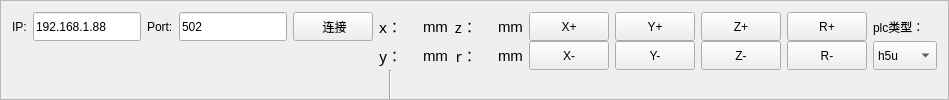
     <widget class="QFrame" name="frame_3">
      <property name="sizePolicy">
       <sizepolicy hsizetype="Expanding" vsizetype="Expanding">
        <horstretch>0</horstretch>
        <verstretch>0</verstretch>
       </sizepolicy>
      </property>
      <property name="frameShape">
       <enum>QFrame::StyledPanel</enum>
      </property>
      <property name="frameShadow">
       <enum>QFrame::Raised</enum>
      </property>
      <layout class="QGridLayout" name="gridLayout_4" rowstretch="0,0,0,0,0,0,0">
       <property name="bottomMargin">
        <number>0</number>
       </property>
       <property name="horizontalSpacing">
        <number>6</number>
       </property>
       <property name="verticalSpacing">
        <number>0</number>
       </property>
       <item row="5" column="8">
        <widget class="QLabel" name="label_11">
         <property name="sizePolicy">
          <sizepolicy hsizetype="Expanding" vsizetype="Expanding">
           <horstretch>0</horstretch>
           <verstretch>0</verstretch>
          </sizepolicy>
         </property>
         <property name="minimumSize">
          <size>
           <width>0</width>
           <height>0</height>
          </size>
         </property>
         <property name="font">
          <font>
           <family>3ds</family>
           <pointsize>11</pointsize>
          </font>
         </property>
         <property name="text">
          <string>r：</string>
         </property>
         <property name="alignment">
          <set>Qt::AlignRight|Qt::AlignTrailing|Qt::AlignVCenter</set>
         </property>
        </widget>
       </item>
       <item row="2" column="11">
        <widget class="QPushButton" name="xAdd_but">
         <property name="sizePolicy">
          <sizepolicy hsizetype="Expanding" vsizetype="Expanding">
           <horstretch>0</horstretch>
           <verstretch>0</verstretch>
          </sizepolicy>
         </property>
         <property name="minimumSize">
          <size>
           <width>0</width>
           <height>0</height>
          </size>
         </property>
         <property name="text">
          <string>X+</string>
         </property>
         <property name="autoRepeat">
          <bool>false</bool>
         </property>
         <property name="autoExclusive">
          <bool>false</bool>
         </property>
        </widget>
       </item>
       <item row="2" column="1">
        <widget class="QLineEdit" name="ip_lin">
         <property name="sizePolicy">
          <sizepolicy hsizetype="Expanding" vsizetype="Expanding">
           <horstretch>0</horstretch>
           <verstretch>0</verstretch>
          </sizepolicy>
         </property>
         <property name="minimumSize">
          <size>
           <width>0</width>
           <height>0</height>
          </size>
         </property>
         <property name="text">
          <string>192.168.1.88</string>
         </property>
        </widget>
       </item>
       <item row="5" column="11">
        <widget class="QPushButton" name="xSub_but">
         <property name="sizePolicy">
          <sizepolicy hsizetype="Expanding" vsizetype="Expanding">
           <horstretch>0</horstretch>
           <verstretch>0</verstretch>
          </sizepolicy>
         </property>
         <property name="minimumSize">
          <size>
           <width>0</width>
           <height>0</height>
          </size>
         </property>
         <property name="text">
          <string>X-</string>
         </property>
         <property name="autoRepeat">
          <bool>false</bool>
         </property>
         <property name="autoExclusive">
          <bool>false</bool>
         </property>
        </widget>
       </item>
       <item row="2" column="2">
        <widget class="QLabel" name="label_2">
         <property name="sizePolicy">
          <sizepolicy hsizetype="Expanding" vsizetype="Expanding">
           <horstretch>0</horstretch>
           <verstretch>0</verstretch>
          </sizepolicy>
         </property>
         <property name="minimumSize">
          <size>
           <width>0</width>
           <height>0</height>
          </size>
         </property>
         <property name="text">
          <string>Port:</string>
         </property>
        </widget>
       </item>
       <item row="5" column="15">
        <widget class="QComboBox" name="plcType_cb">
         <property name="sizePolicy">
          <sizepolicy hsizetype="Expanding" vsizetype="Expanding">
           <horstretch>0</horstretch>
           <verstretch>0</verstretch>
          </sizepolicy>
         </property>
         <property name="minimumSize">
          <size>
           <width>0</width>
           <height>0</height>
          </size>
         </property>
         <item>
          <property name="text">
           <string>h5u</string>
          </property>
         </item>
         <item>
          <property name="text">
           <string>ac700</string>
          </property>
         </item>
        </widget>
       </item>
       <item row="2" column="10">
        <widget class="QLabel" name="label_12">
         <property name="sizePolicy">
          <sizepolicy hsizetype="Expanding" vsizetype="Expanding">
           <horstretch>0</horstretch>
           <verstretch>0</verstretch>
          </sizepolicy>
         </property>
         <property name="minimumSize">
          <size>
           <width>0</width>
           <height>0</height>
          </size>
         </property>
         <property name="font">
          <font>
           <family>SansSerif</family>
           <pointsize>11</pointsize>
          </font>
         </property>
         <property name="text">
          <string>mm</string>
         </property>
        </widget>
       </item>
       <item row="2" column="6">
        <widget class="QLabel" name="xCurPos_lab">
         <property name="sizePolicy">
          <sizepolicy hsizetype="Expanding" vsizetype="Expanding">
           <horstretch>0</horstretch>
           <verstretch>0</verstretch>
          </sizepolicy>
         </property>
         <property name="minimumSize">
          <size>
           <width>0</width>
           <height>0</height>
          </size>
         </property>
         <property name="font">
          <font>
           <family>3ds</family>
           <pointsize>11</pointsize>
          </font>
         </property>
         <property name="text">
          <string/>
         </property>
        </widget>
       </item>
       <item row="2" column="9">
        <widget class="QLabel" name="zCurPos_lab">
         <property name="sizePolicy">
          <sizepolicy hsizetype="Expanding" vsizetype="Expanding">
           <horstretch>0</horstretch>
           <verstretch>0</verstretch>
          </sizepolicy>
         </property>
         <property name="minimumSize">
          <size>
           <width>0</width>
           <height>0</height>
          </size>
         </property>
         <property name="font">
          <font>
           <family>3ds</family>
           <pointsize>11</pointsize>
          </font>
         </property>
         <property name="text">
          <string/>
         </property>
        </widget>
       </item>
       <item row="2" column="5">
        <widget class="QLabel" name="label_6">
         <property name="sizePolicy">
          <sizepolicy hsizetype="Expanding" vsizetype="Expanding">
           <horstretch>0</horstretch>
           <verstretch>0</verstretch>
          </sizepolicy>
         </property>
         <property name="minimumSize">
          <size>
           <width>0</width>
           <height>0</height>
          </size>
         </property>
         <property name="font">
          <font>
           <family>3ds</family>
           <pointsize>11</pointsize>
          </font>
         </property>
         <property name="text">
          <string>x：</string>
         </property>
         <property name="alignment">
          <set>Qt::AlignRight|Qt::AlignTrailing|Qt::AlignVCenter</set>
         </property>
        </widget>
       </item>
       <item row="2" column="15">
        <widget class="QLabel" name="label_3">
         <property name="sizePolicy">
          <sizepolicy hsizetype="Expanding" vsizetype="Expanding">
           <horstretch>0</horstretch>
           <verstretch>0</verstretch>
          </sizepolicy>
         </property>
         <property name="minimumSize">
          <size>
           <width>0</width>
           <height>0</height>
          </size>
         </property>
         <property name="text">
          <string>plc类型：</string>
         </property>
        </widget>
       </item>
       <item row="5" column="6">
        <widget class="QLabel" name="yCurPos_lab">
         <property name="sizePolicy">
          <sizepolicy hsizetype="Expanding" vsizetype="Expanding">
           <horstretch>0</horstretch>
           <verstretch>0</verstretch>
          </sizepolicy>
         </property>
         <property name="minimumSize">
          <size>
           <width>0</width>
           <height>0</height>
          </size>
         </property>
         <property name="font">
          <font>
           <family>3ds</family>
           <pointsize>11</pointsize>
          </font>
         </property>
         <property name="text">
          <string/>
         </property>
        </widget>
       </item>
       <item row="5" column="5">
        <widget class="QLabel" name="label_7">
         <property name="sizePolicy">
          <sizepolicy hsizetype="Expanding" vsizetype="Expanding">
           <horstretch>0</horstretch>
           <verstretch>0</verstretch>
          </sizepolicy>
         </property>
         <property name="minimumSize">
          <size>
           <width>0</width>
           <height>0</height>
          </size>
         </property>
         <property name="font">
          <font>
           <family>3ds</family>
           <pointsize>11</pointsize>
          </font>
         </property>
         <property name="text">
          <string>y：</string>
         </property>
         <property name="alignment">
          <set>Qt::AlignRight|Qt::AlignTrailing|Qt::AlignVCenter</set>
         </property>
        </widget>
       </item>
       <item row="5" column="12">
        <widget class="QPushButton" name="ySub_but">
         <property name="sizePolicy">
          <sizepolicy hsizetype="Expanding" vsizetype="Expanding">
           <horstretch>0</horstretch>
           <verstretch>0</verstretch>
          </sizepolicy>
         </property>
         <property name="minimumSize">
          <size>
           <width>0</width>
           <height>0</height>
          </size>
         </property>
         <property name="text">
          <string>Y-</string>
         </property>
         <property name="autoRepeat">
          <bool>false</bool>
         </property>
         <property name="autoExclusive">
          <bool>false</bool>
         </property>
        </widget>
       </item>
       <item row="5" column="0" colspan="4">
        <widget class="QLabel" name="disMess_lab">
         <property name="sizePolicy">
          <sizepolicy hsizetype="Expanding" vsizetype="Expanding">
           <horstretch>0</horstretch>
           <verstretch>0</verstretch>
          </sizepolicy>
         </property>
         <property name="text">
          <string/>
         </property>
        </widget>
       </item>
       <item row="2" column="12">
        <widget class="QPushButton" name="yAdd_but">
         <property name="sizePolicy">
          <sizepolicy hsizetype="Expanding" vsizetype="Expanding">
           <horstretch>0</horstretch>
           <verstretch>0</verstretch>
          </sizepolicy>
         </property>
         <property name="minimumSize">
          <size>
           <width>0</width>
           <height>0</height>
          </size>
         </property>
         <property name="text">
          <string>Y+</string>
         </property>
         <property name="autoRepeat">
          <bool>false</bool>
         </property>
         <property name="autoExclusive">
          <bool>false</bool>
         </property>
        </widget>
       </item>
       <item row="2" column="14">
        <widget class="QPushButton" name="rAdd_but">
         <property name="sizePolicy">
          <sizepolicy hsizetype="Expanding" vsizetype="Expanding">
           <horstretch>0</horstretch>
           <verstretch>0</verstretch>
          </sizepolicy>
         </property>
         <property name="minimumSize">
          <size>
           <width>0</width>
           <height>0</height>
          </size>
         </property>
         <property name="text">
          <string>R+</string>
         </property>
         <property name="autoRepeat">
          <bool>false</bool>
         </property>
         <property name="autoExclusive">
          <bool>false</bool>
         </property>
        </widget>
       </item>
       <item row="5" column="13">
        <widget class="QPushButton" name="zSub_but">
         <property name="sizePolicy">
          <sizepolicy hsizetype="Expanding" vsizetype="Expanding">
           <horstretch>0</horstretch>
           <verstretch>0</verstretch>
          </sizepolicy>
         </property>
         <property name="minimumSize">
          <size>
           <width>0</width>
           <height>0</height>
          </size>
         </property>
         <property name="text">
          <string>Z-</string>
         </property>
         <property name="autoRepeat">
          <bool>false</bool>
         </property>
         <property name="autoExclusive">
          <bool>false</bool>
         </property>
        </widget>
       </item>
       <item row="5" column="10">
        <widget class="QLabel" name="label_10">
         <property name="sizePolicy">
          <sizepolicy hsizetype="Expanding" vsizetype="Expanding">
           <horstretch>0</horstretch>
           <verstretch>0</verstretch>
          </sizepolicy>
         </property>
         <property name="minimumSize">
          <size>
           <width>0</width>
           <height>0</height>
          </size>
         </property>
         <property name="font">
          <font>
           <family>SansSerif</family>
           <pointsize>11</pointsize>
          </font>
         </property>
         <property name="text">
          <string>mm</string>
         </property>
        </widget>
       </item>
       <item row="5" column="14">
        <widget class="QPushButton" name="rSub_but">
         <property name="sizePolicy">
          <sizepolicy hsizetype="Expanding" vsizetype="Expanding">
           <horstretch>0</horstretch>
           <verstretch>0</verstretch>
          </sizepolicy>
         </property>
         <property name="minimumSize">
          <size>
           <width>0</width>
           <height>0</height>
          </size>
         </property>
         <property name="text">
          <string>R-</string>
         </property>
         <property name="autoRepeat">
          <bool>false</bool>
         </property>
         <property name="autoExclusive">
          <bool>false</bool>
         </property>
        </widget>
       </item>
       <item row="2" column="7">
        <widget class="QLabel" name="label_8">
         <property name="sizePolicy">
          <sizepolicy hsizetype="Expanding" vsizetype="Expanding">
           <horstretch>0</horstretch>
           <verstretch>0</verstretch>
          </sizepolicy>
         </property>
         <property name="minimumSize">
          <size>
           <width>0</width>
           <height>0</height>
          </size>
         </property>
         <property name="font">
          <font>
           <family>SansSerif</family>
           <pointsize>11</pointsize>
          </font>
         </property>
         <property name="text">
          <string>mm</string>
         </property>
        </widget>
       </item>
       <item row="2" column="8">
        <widget class="QLabel" name="label_13">
         <property name="sizePolicy">
          <sizepolicy hsizetype="Expanding" vsizetype="Expanding">
           <horstretch>0</horstretch>
           <verstretch>0</verstretch>
          </sizepolicy>
         </property>
         <property name="minimumSize">
          <size>
           <width>0</width>
           <height>0</height>
          </size>
         </property>
         <property name="font">
          <font>
           <family>3ds</family>
           <pointsize>11</pointsize>
          </font>
         </property>
         <property name="text">
          <string>z：</string>
         </property>
         <property name="alignment">
          <set>Qt::AlignRight|Qt::AlignTrailing|Qt::AlignVCenter</set>
         </property>
        </widget>
       </item>
       <item row="2" column="13">
        <widget class="QPushButton" name="zAdd_but">
         <property name="sizePolicy">
          <sizepolicy hsizetype="Expanding" vsizetype="Expanding">
           <horstretch>0</horstretch>
           <verstretch>0</verstretch>
          </sizepolicy>
         </property>
         <property name="minimumSize">
          <size>
           <width>0</width>
           <height>0</height>
          </size>
         </property>
         <property name="text">
          <string>Z+</string>
         </property>
         <property name="autoRepeat">
          <bool>false</bool>
         </property>
         <property name="autoExclusive">
          <bool>false</bool>
         </property>
        </widget>
       </item>
       <item row="2" column="0">
        <widget class="QLabel" name="label">
         <property name="sizePolicy">
          <sizepolicy hsizetype="Expanding" vsizetype="Expanding">
           <horstretch>0</horstretch>
           <verstretch>0</verstretch>
          </sizepolicy>
         </property>
         <property name="minimumSize">
          <size>
           <width>0</width>
           <height>0</height>
          </size>
         </property>
         <property name="text">
          <string>IP:</string>
         </property>
        </widget>
       </item>
       <item row="5" column="7">
        <widget class="QLabel" name="label_9">
         <property name="sizePolicy">
          <sizepolicy hsizetype="Expanding" vsizetype="Expanding">
           <horstretch>0</horstretch>
           <verstretch>0</verstretch>
          </sizepolicy>
         </property>
         <property name="minimumSize">
          <size>
           <width>0</width>
           <height>0</height>
          </size>
         </property>
         <property name="font">
          <font>
           <family>SansSerif</family>
           <pointsize>11</pointsize>
          </font>
         </property>
         <property name="text">
          <string>mm</string>
         </property>
        </widget>
       </item>
       <item row="5" column="9">
        <widget class="QLabel" name="rCurPos_lab">
         <property name="sizePolicy">
          <sizepolicy hsizetype="Expanding" vsizetype="Expanding">
           <horstretch>0</horstretch>
           <verstretch>0</verstretch>
          </sizepolicy>
         </property>
         <property name="minimumSize">
          <size>
           <width>0</width>
           <height>0</height>
          </size>
         </property>
         <property name="font">
          <font>
           <family>3ds</family>
           <pointsize>11</pointsize>
          </font>
         </property>
         <property name="text">
          <string/>
         </property>
        </widget>
       </item>
       <item row="2" column="3">
        <widget class="QLineEdit" name="port_lin">
         <property name="sizePolicy">
          <sizepolicy hsizetype="Expanding" vsizetype="Expanding">
           <horstretch>0</horstretch>
           <verstretch>0</verstretch>
          </sizepolicy>
         </property>
         <property name="minimumSize">
          <size>
           <width>0</width>
           <height>0</height>
          </size>
         </property>
         <property name="maximumSize">
          <size>
           <width>16777215</width>
           <height>16777215</height>
          </size>
         </property>
         <property name="text">
          <string>502</string>
         </property>
        </widget>
       </item>
       <item row="6" column="5">
        <widget class="Line" name="line">
         <property name="sizePolicy">
          <sizepolicy hsizetype="Expanding" vsizetype="Expanding">
           <horstretch>0</horstretch>
           <verstretch>0</verstretch>
          </sizepolicy>
         </property>
         <property name="minimumSize">
          <size>
           <width>0</width>
           <height>0</height>
          </size>
         </property>
         <property name="orientation">
          <enum>Qt::Vertical</enum>
         </property>
        </widget>
       </item>
       <item row="2" column="4">
        <widget class="QPushButton" name="connect_but">
         <property name="sizePolicy">
          <sizepolicy hsizetype="Expanding" vsizetype="Expanding">
           <horstretch>0</horstretch>
           <verstretch>0</verstretch>
          </sizepolicy>
         </property>
         <property name="minimumSize">
          <size>
           <width>0</width>
           <height>0</height>
          </size>
         </property>
         <property name="text">
          <string> 连接</string>
         </property>
        </widget>
       </item>
      </layout>
     </widget>
